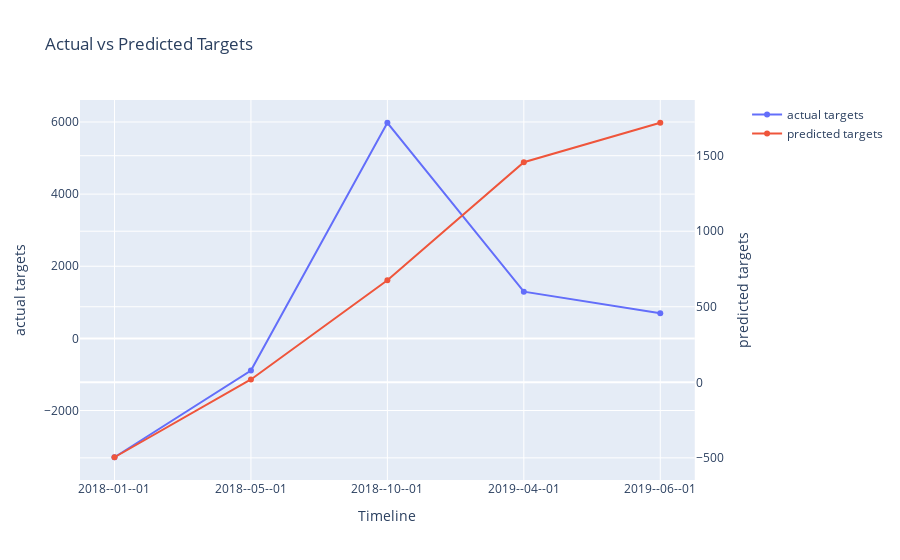

Notebook source saved alongside this figure:
### Markdown cell above
It gave 2038.8. it means the average error in our actual value and the predicted value is 2038.8.
We can plot the forecasted results and compare them with the actual values.
We are using Plotly interactive plots for visualisation.

### Code cell
from plotly.subplots import make_subplots
fig = make_subplots(specs=[[{"secondary_y": True}]])
fig.add_trace(
 go.Scatter(x=validation_data['ds'], y=y_actual, name="actual targets"),
 secondary_y=False,)
fig.add_trace(
 go.Scatter(x=validation_data['ds'], y=y_predicted, name="predicted targets"),
 secondary_y=True,)
fig.update_layout(
 title_text="Actual vs Predicted Targets")
fig.update_xaxes(title_text="Timeline")
fig.update_yaxes(title_text="actual targets", secondary_y=False)
fig.update_yaxes(title_text="predicted targets", secondary_y=True)
fig.show()

### Figure 1 — Plotly figure (JSON) as saved in the notebook; plotly's stock layout.template omitted (floating-point values rounded to 4 significant figures)
{"data": [{"name": "actual targets", "type": "scatter", "x": ["2018--01--01", "2018--05--01", "2018--10--01", "2019--04--01", "2019--06--01"], "xaxis": "x", "y": [-3296, -891, 5979, 1295, 700], "yaxis": "y"}, {"name": "predicted targets", "type": "scatter", "x": ["2018--01--01", "2018--05--01", "2018--10--01", "2019--04--01", "2019--06--01"], "xaxis": "x", "y": [-496, 19, 675, 1457, 1718], "yaxis": "y2"}], "layout": {"title": {"text": "Actual vs Predicted Targets"}, "xaxis": {"anchor": "y", "domain": [0, 0.94], "title": {"text": "Timeline"}}, "yaxis": {"anchor": "x", "domain": [0, 1], "title": {"text": "actual targets"}}, "yaxis2": {"anchor": "x", "overlaying": "y", "side": "right", "title": {"text": "predicted targets"}}}}
